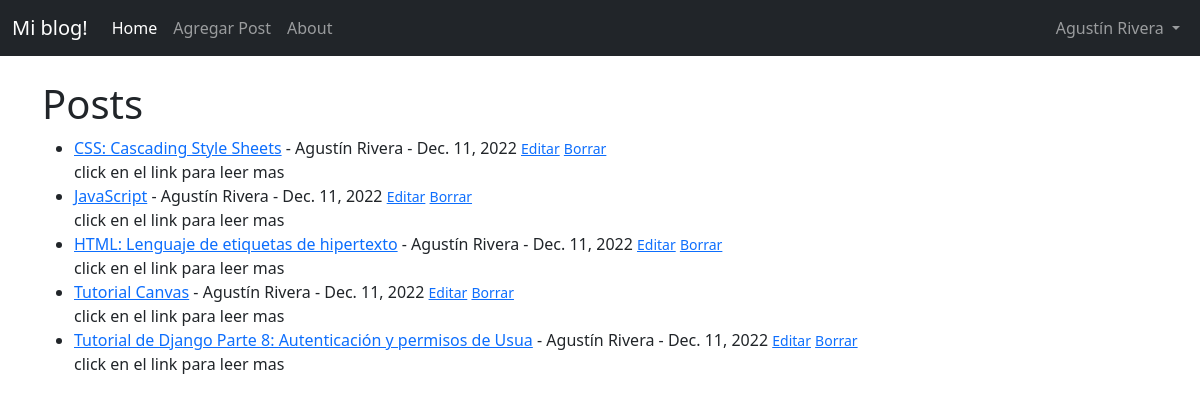
The app's page / (signed in) with its own data.
### appblog/models.py (models this page shows, shortened)
class Post(models.Model):
    titulo = models.CharField(max_length=60)
    imagen_cabezera = models.ImageField(null=True, blank=True, upload_to="imagenes/")
    titulo_tag = models.CharField(max_length=60)
    autor = models.ForeignKey(User, on_delete=models.CASCADE)
    cuerpo = RichTextField(blank=True, null=True)
    fecha = models.DateField(auto_now_add=True)
    descripcion = models.CharField(max_length=100, default='click en el link para leer mas')

### appblog/views.py (the view)
# urls.py: path('', PostList.as_view(), name="inicio"),
class PostList(ListView):
    model = Post
    template_name = 'appblog/inicio.html'

### appblog/templates/appblog/inicio.html
{% extends 'appblog/base.html' %}
{% block contenido %}
<h1> Posts </h1>
<ul>
{% for Post in object_list %}
    <li><a href="{% url 'detalle-post' Post.id %}" >{{ Post.titulo }}</a> - {{ Post.autor.first_name }}
        {{Post.autor.last_name }} -  {{ Post.fecha }}
        {% if request.user.is_authenticated %}
            <small><a href="{% url 'actualizar-post' Post.id %}">Editar</a></small>
            <small><a href="{% url 'borrar-post' Post.id %}">Borrar</a></small>
        {% endif %}
    <br/>
{{ Post.descripcion }}</li>
{% endfor %}
</ul>
{% endblock %}

### appblog/templates/appblog/base.html (shortened to what this page needs)
<!doctype html>
<html lang="en">
  <head>
    <link href="https://cdn.jsdelivr.net/npm/bootstrap@5.0.2/dist/css/bootstrap.min.css" rel="stylesheet">
  </head>
  <body>
    <nav class="navbar navbar-expand-lg navbar-dark bg-dark">
        <div class="container-fluid">
          <a class="navbar-brand" href="{% url 'inicio' %}"> Mi blog!</a>
          <div class="collapse navbar-collapse" id="navbarSupportedContent">
            <ul class="navbar-nav me-auto mb-2 mb-lg-0">
              <li class="nav-item">
                <a class="nav-link active" aria-current="page" href="{% url 'inicio' %}">Home</a>
              </li>
              {% if request.user.is_authenticated %}
                <li class="nav-item">
                <a class="nav-link" href="{% url 'agregar-post' %}">Agregar Post</a>
              {% endif %}
              <li class="nav-item">
                <a class="nav-link" href="{% url 'about' %}">About</a>
              </li>
            </ul>
          {% if request.user.is_authenticated %}
            <ul class="navbar-nav ml-auto">
              <li class="nav-item dropdown">
                <a class="nav-link dropdown-toggle" href="#" id="navbarDropdown" role="button" data-bs-toggle="dropdown" aria-expanded="false">
                  {{ user.first_name}}
                  {{user.last_name}}
                </a>
              </li>
                </ul>
          {% endif %}
          </div>
        </div>
      </nav>
    <br/>
    <div class="container">
    {% block contenido%}
    {% endblock%}
    </div>
  </body>
</html>

### records on screen
Post: titulo "CSS: Cascading Style Sheets", autor.first_name "Agustín", autor.last_name "Rivera", fecha "Dec. 11, 2022", descripcion "click en el link para leer mas"
Post: titulo "JavaScript", autor.first_name "Agustín", autor.last_name "Rivera", fecha "Dec. 11, 2022", descripcion "click en el link para leer mas"
Post: titulo "HTML: Lenguaje de etiquetas de hipertexto", autor.first_name "Agustín", autor.last_name "Rivera", fecha "Dec. 11, 2022", descripcion "click en el link para leer mas"
Post: titulo "Tutorial Canvas", autor.first_name "Agustín", autor.last_name "Rivera", fecha "Dec. 11, 2022", descripcion "click en el link para leer mas"
Post: titulo "Tutorial de Django Parte 8: Autenticación y permisos de Usua", autor.first_name "Agustín", autor.last_name "Rivera", fecha "Dec. 11, 2022", descripcion "click en el link para leer mas"

### other values on screen
{{ user.first_name }} "Agustín"
{{ user.last_name }} "Rivera"
